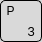
              <widget class="QWidget" name="key_P" native="true">
               <property name="minimumSize">
                <size>
                 <width>42</width>
                 <height>42</height>
                </size>
               </property>
               <property name="maximumSize">
                <size>
                 <width>42</width>
                 <height>42</height>
                </size>
               </property>
               <property name="styleSheet">
                <string notr="true">border: 1px solid black;
background-color: #D9D9D9; 
border-radius: 5px;
 color: black; 
</string>
               </property>
               <layout class="QGridLayout" name="gridLayout_9" rowstretch="0,0,0,0" columnstretch="0,0,0">
                <property name="leftMargin">
                 <number>0</number>
                </property>
                <property name="topMargin">
                 <number>0</number>
                </property>
                <property name="rightMargin">
                 <number>0</number>
                </property>
                <property name="bottomMargin">
                 <number>0</number>
                </property>
                <property name="spacing">
                 <number>0</number>
                </property>
                <item row="2" column="0">
                 <widget class="QLabel" name="label_36">
                  <property name="styleSheet">
                   <string notr="true">border: none;  background: transparent</string>
                  </property>
                  <property name="text">
                   <string>  P</string>
                  </property>
                 </widget>
                </item>
                <item row="3" column="0">
                 <widget class="QLabel" name="label_35">
                  <property name="styleSheet">
                   <string notr="true">border: none; background: transparent</string>
                  </property>
                  <property name="text">
                   <string/>
                  </property>
                 </widget>
                </item>
                <item row="3" column="2">
                 <widget class="QLabel" name="label_33">
                  <property name="styleSheet">
                   <string notr="true">border: none;  background: transparent</string>
                  </property>
                  <property name="text">
                   <string>  З</string>
                  </property>
                 </widget>
                </item>
               </layout>
              </widget>
